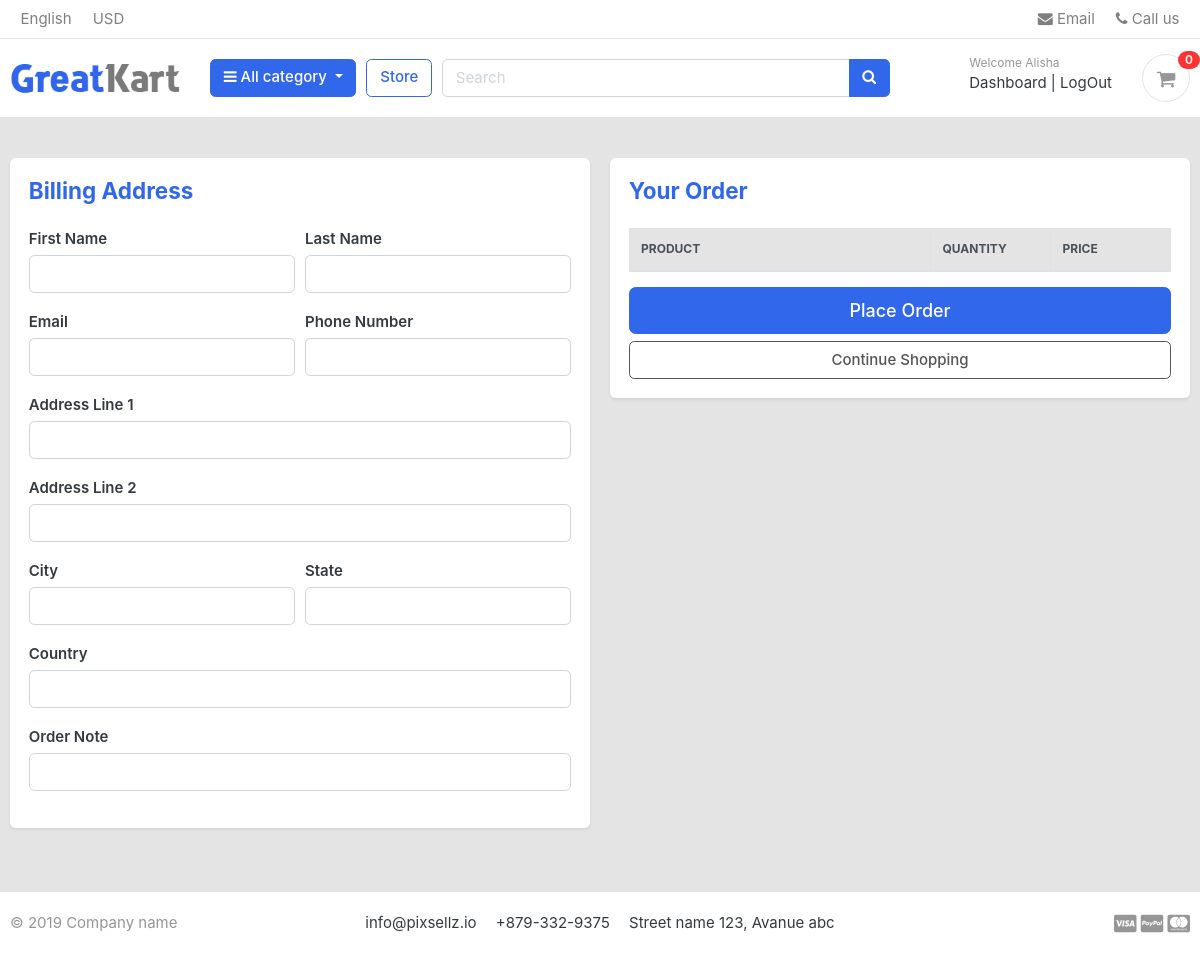
/cart/checkout/ (signed in), run on an earlier commit of the app's database.
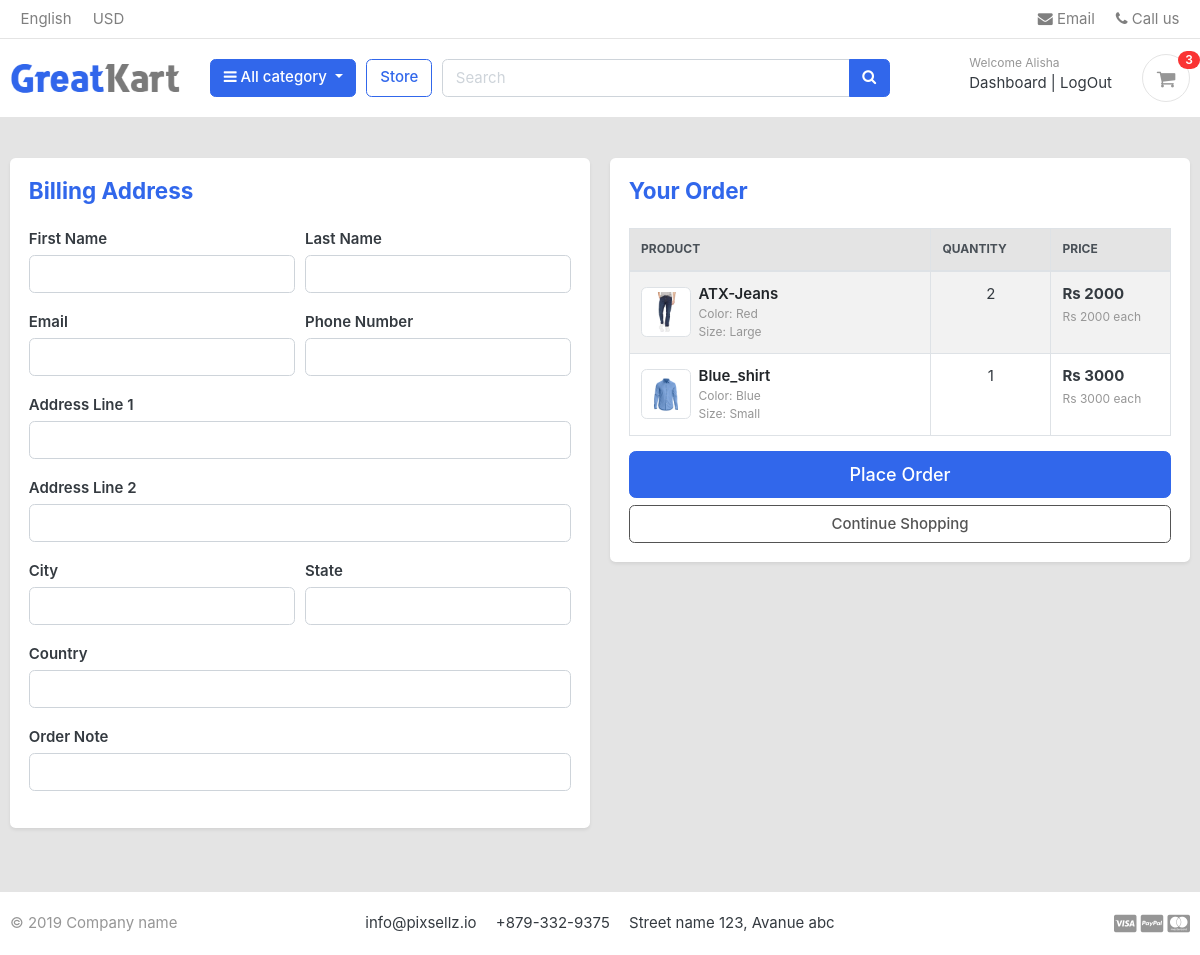
And on a later commit of the database.
### carts/models.py (models this page shows)
class CartItem(models.Model):
    user = models.ForeignKey(Account, on_delete=models.CASCADE, null=True)
    product = models.ForeignKey(Product, on_delete= models.CASCADE)
    variation = models.ManyToManyField(Variation, blank=True)
    cart = models.ForeignKey(Cart, on_delete= models.CASCADE, null= True)
    quantity = models.IntegerField(default=0)
    is_active = models.BooleanField(default=True)
    total_price = models.IntegerField(default=0)

### store/models.py (models this page shows, shortened)
class Product(models.Model):
    product_name = models.CharField(max_length=100, unique=True)
    slug = models.SlugField(max_length=100)
    description = models.TextField(max_length=200, blank=True)
    image = models.ImageField(upload_to="photos/products")
    price = models.IntegerField()
    is_available = models.BooleanField(default=True)
    category = models.ForeignKey(Categorie, on_delete=models.CASCADE)
    created_date = models.DateTimeField(auto_now_add=True)
    modified_date = models.DateTimeField(auto_now=True)
    stock = models.IntegerField()

class Variation(models.Model):
    product = models.ForeignKey(Product, on_delete=models.CASCADE)
    variation_category = models.CharField(
        max_length=100, choices=variation_category_choice
    )
    variation_value = models.CharField(max_length=100)
    is_active = models.BooleanField(default=True)
    created_date = models.DateTimeField(auto_now_add=True)
    objects = VariationManager()

### carts/views.py (the view)
# urls.py: path("checkout/", views.checkout, name="checkout"),
@login_required(login_url="login")
def checkout(request):
    cartItem = CartItem.objects.filter(user=request.user, is_active=True)
    total = 0
    quantity = 0
    for item in cartItem:
        quantity += item.quantity
        total += item.total_price
    tax = total * 0.13
    grand_total = tax + total
    form = OrderForm()
    return render(
        request,
        "checkout.html",
        {
            "cartItem": cartItem,
            "total": total,
            "quantity": quantity,
            "tax": tax,
            "grand_total": grand_total,
            "form": form,
        },
    )

### orders/forms.py
class OrderForm(forms.ModelForm):
    class Meta:
        model = Order
        fields = [
            "first_name",
            "last_name",
            "email",
            "phone",
            "address_line_1",
            "address_line_2",
            "city",
            "state",
            "country",
            "order_note",
        ]

### carts/context_processor.py (called while the page is built, shortened)
def getQuantity(request):
    quantity = 0
    if request.user.is_authenticated:
        cart_items = CartItem.objects.filter(user=request.user, is_active=True)
    quantity = sum(item.quantity for item in cart_items)
    return {'quantity': quantity}

### category/category_processor.py (called while the page is built)
def menu_list(request):
    category_objects = Categorie.objects.all()
    return {'category_object':category_objects }

### carts/templates/checkout.html (shortened to what the changed rows need)
{% extends 'base.html' %}
{% load static %}
{% load widget_tweaks %}
{% block content %}
<section class="section-content padding-y bg-light">
  <div class="container">
    <div class="row">
      <aside class="col-lg-6 mb-4">
        <div class="card shadow-sm border-0">
          <div class="card-body">
            <table class="table table-bordered table-striped">
              <thead class="thead-light">
                <tr class="text-uppercase small">
                  <th scope="col">Product</th>
                  <th scope="col" width="120">Quantity</th>
                  <th scope="col" width="120">Price</th>
                </tr>
              </thead>
              <tbody>
                {% for cart_item in cartItem %}
                <tr>
                  <td>
                    <div class="d-flex align-items-center">
                      <img src="{{ cart_item.product.image.url }}" class="img-thumbnail mr-2" style="width: 50px; height: 50px;">
                      <div>
                        <a href="{{ cart_item.product.get_url }}" class="font-weight-bold text-dark">{{ cart_item.product.product_name }}</a>
                        <div class="text-muted small">
                          {% for item in cart_item.variation.all %}
                            {{ item.variation_category|capfirst }}: {{ item.variation_value|capfirst }}<br>
                          {% endfor %}
                        </div>
                      </div>
                    </div>
                  </td>
                  <td class="text-center">{{ cart_item.quantity }}</td>
                  <td>
                    <strong>Rs {{ cart_item.total_price }}</strong><br>
                    <small class="text-muted">Rs {{ cart_item.product.price }} each</small>
                  </td>
                </tr>
                {% endfor %}
              </tbody>
            </table>
          </div>
        </div>
      </aside>
    </div>
  </div>
</section>
{% endblock %}

### templates/includes/navbar.html (shortened to what this page needs)
{% load static %}
<header class="section-header">
      <nav class="navbar p-md-0 navbar-expand-sm navbar-light border-bottom">
        <div class="container">
          <div class="collapse navbar-collapse" id="navbarTop4">
            <ul class="navbar-nav mr-auto">
              <li class="nav-item dropdown">
                <a href="#" class="nav-link"> English </a>
              </li>
              <li class="nav-item dropdown">
                <a href="#" class="nav-link"> USD </a>
              </li>
            </ul>
            <ul class="navbar-nav">
              <li>
                <a href="#" class="nav-link">
                  <i class="fa fa-envelope"></i> Email
                </a>
              </li>
              <li>
                <a href="#" class="nav-link">
                  <i class="fa fa-phone"></i> Call us
                </a>
              </li>
            </ul>
          </div>
        </div>
      </nav>
      <section class="header-main border-bottom">
        <div class="container">
          <div class="row align-items-center">
            <div class="col-lg-2 col-md-3 col-6">
              <a href="./" class="brand-wrap">
                <img class="logo" src="{% static './images/logo.png' %}" />
              </a>
            </div>
            <div class="col-lg col-sm col-md col-6 flex-grow-0">
              <div class="category-wrap dropdown d-inline-block float-right">
                <button
                  type="button"
                  class="btn btn-primary dropdown-toggle"
                  data-toggle="dropdown"
                >
                  <i class="fa fa-bars"></i> All category
                </button>
              </div>
            </div>
            <a href="{% url 'store' %}" class="btn btn-outline-primary">Store</a>
            <div class="col-lg col-md-6 col-sm-12 col">
              <form action="{% url 'search' %}" class="search" method='get'>
                <div class="input-group w-100">
                  <input
                    type="text"
                    class="form-control"
                    style="width: 60%"
                    placeholder="Search"
                    name = "q"
                  />
                  <div class="input-group-append">
                    <button class="btn btn-primary" type="submit">
                      <i class="fa fa-search"></i>
                    </button>
                  </div>
                </div>
              </form>
            </div>
            <div class="col-lg-3 col-sm-6 col-8 order-2 order-lg-3">
              <div class="d-flex justify-content-end mb-3 mb-lg-0">
                <div class="widget-header">
                  {% if user.id is None %}
                  <small class="title text-muted">Welcome guest!</small>
                  <div>
                    <a href="{% url 'login'  %}">Sign in</a>
                    <span class="dark-transp"> | </span>
                    <a href="{% url 'registration'  %}"> Register</a>
                  </div>
                  {% else %}
                  <small class="title text-muted">Welcome {{user.first_name}}</small>
                  <div>
                    <a href="{% url 'dashboard'  %}">Dashboard</a>
                    <span class="dark-transp"> | </span>
                    <a href="{% url 'logout'  %}"> LogOut</a>
                  </div>
                  {% endif %}
                </div>
                <a href="{% url 'cart' %}" class="widget-header pl-3 ml-3">
                  <div class="icon icon-sm rounded-circle border">
                    <i class="fa fa-shopping-cart"></i>
                  </div>
                  <span class="badge badge-pill badge-danger notify">{{quantity}}</span>
                </a>
              </div>
            </div>
          </div>
        </div>
      </section>
    </header>

What changed in the data, as far as the page shows it:
added CartItem: product.image (picture), product.product_name "ATX-Jeans", quantity "2", total_price "2000", product.price "2000"
now on this page (row unchanged): Variation: variation_category "Color", variation_value "Red", shown under "ATX-Jeans"
now on this page (row unchanged): Variation: variation_category "Size", variation_value "Large", shown under "ATX-Jeans"
added CartItem: product.image (picture), product.product_name "Blue_shirt", quantity "1", total_price "3000", product.price "3000"
now on this page (row unchanged): Variation: variation_category "Color", variation_value "Blue", shown under "Blue_shirt"
now on this page (row unchanged): Variation: variation_category "Size", variation_value "Small", shown under "Blue_shirt"
Also different on the page:
{{ quantity }}: "0" → "3"
